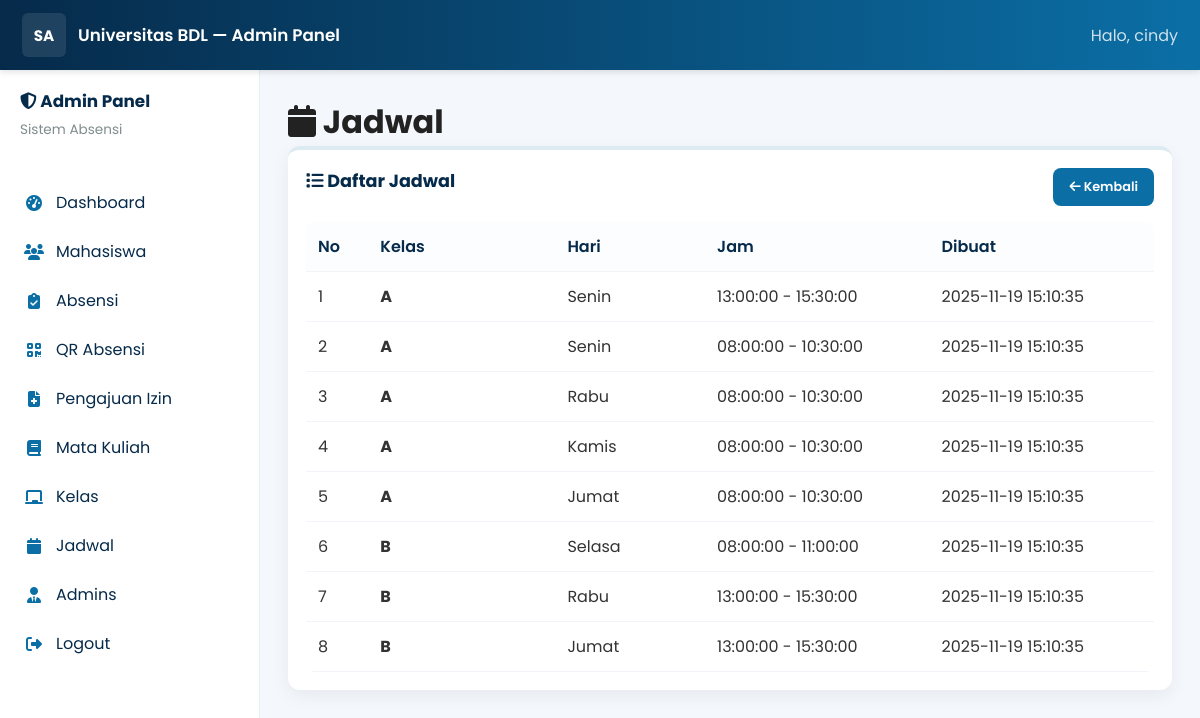
/public/admin/schedules.php (signed in), run on the app's committed database.
### tables this page shows
CREATE TABLE jadwal (
    id INT AUTO_INCREMENT PRIMARY KEY,
    id_kelas INT NOT NULL,
    hari ENUM('Senin','Selasa','Rabu','Kamis','Jumat','Sabtu') NOT NULL,
    jam_mulai TIME NOT NULL,
    jam_selesai TIME NOT NULL,
    lokasi_lat DOUBLE,
    lokasi_long DOUBLE,
    radius_meter INT DEFAULT 50,
    created_at TIMESTAMP DEFAULT CURRENT_TIMESTAMP,
    deleted_at TIMESTAMP NULL DEFAULT NULL,
    FOREIGN KEY (id_kelas) REFERENCES kelas(id) ON DELETE CASCADE,
    INDEX idx_kelas (id_kelas)
);

CREATE TABLE kelas (
    id INT AUTO_INCREMENT PRIMARY KEY,
    nama_kelas VARCHAR(10) NOT NULL,
    id_mk INT NOT NULL,
    created_at TIMESTAMP DEFAULT CURRENT_TIMESTAMP,
    deleted_at TIMESTAMP NULL DEFAULT NULL,
    FOREIGN KEY (id_mk) REFERENCES mata_kuliah(id) ON DELETE CASCADE,
    INDEX idx_mk (id_mk)
);

### public/admin/schedules.php (the view)
<?php
require_once __DIR__ . '/includes/header.php';
$res = $conn->query("SELECT j.id, k.nama_kelas, j.hari, j.jam_mulai, j.jam_selesai, j.created_at FROM jadwal j JOIN kelas k ON j.id_kelas = k.id WHERE j.deleted_at IS NULL ORDER BY k.nama_kelas, j.hari");
?>
            <h1><i class="fas fa-calendar"></i> Jadwal</h1>
            <div class="card">
                <div style="display: flex; justify-content: space-between; align-items: center; margin-bottom: 16px;">
                    <h2><i class="fas fa-list"></i> Daftar Jadwal</h2>
                    <a href="index.php" class="btn" style="font-size: 0.8rem;"><i class="fas fa-arrow-left"></i> Kembali</a>
                </div>
                <table>
                <thead><tr><th style="width: 50px;">No</th><th style="width: 150px;">Kelas</th><th style="width: 120px;">Hari</th><th style="width: 180px;">Jam</th><th style="width: 180px;">Dibuat</th></tr></thead>
                <tbody>
                <?php $i=1; if ($res): while($row = $res->fetch_assoc()): ?>
                <tr>
                <td><?php echo $i++; ?></td>
                <td><strong><?php echo htmlspecialchars($row['nama_kelas']); ?></strong></td>
                <td><?php echo htmlspecialchars($row['hari']); ?></td>
                <td><?php echo htmlspecialchars($row['jam_mulai'].' - '.$row['jam_selesai']); ?></td>
                <td><?php echo htmlspecialchars($row['created_at']); ?></td>
                </tr>
                <?php endwhile; else: ?>
                <tr><td colspan="5" style="text-align: center; color: var(--gray);">Tidak ada data jadwal.</td></tr>
                <?php endif; ?>
                </tbody></table>
            </div>
<?php require_once __DIR__ . '/includes/footer.php'; ?>

### public/admin/assets/css/admin.css (style rules this page uses)
:root { --primary: #062a4a; --secondary: #0b6fa6; --accent: #c49a6c; --success: #27ae60; --warning: #f39c12; --danger: #e74c3c; --light: #f4f7fb; --dark: #062a4a; --gray: #7f8c8d; }
* { margin: 0; padding: 0; box-sizing: border-box; font-family: 'Poppins', system-ui, -apple-system, 'Segoe UI', Roboto, 'Helvetica Neue', Arial; }
body { background-color: var(--light); color: #222; -webkit-font-smoothing: antialiased; }
.card { background: white; border-radius: 12px; box-shadow: 0 6px 18px rgba(10, 24, 40, 0.06); padding: 18px; transition: transform 0.18s ease, box-shadow 0.18s ease; border-top: 4px solid rgba(11, 111, 166, 0.14); }
.card h2 { font-size: 1.1rem; color: var(--dark); margin-bottom: 12px; }
table { border-collapse: collapse; width: 100%; background: white; border-radius: 8px; overflow: hidden; }
thead { background: #fbfdff; }
th { padding: 12px; text-align: left; font-weight: 600; color: var(--dark); border-bottom: 1px solid #f1f5f9; }
td { padding: 12px; border-bottom: 1px solid #f1f5f9; color: #333; }
.btn { display: inline-block; padding: 10px 16px; border-radius: 8px; background: var(--secondary); color: white; text-decoration: none; font-weight: 600; transition: all 0.3s ease; border: none; cursor: pointer; font-size: 0.9rem; }

### data on the page
jadwal: id_kelas.nama_kelas "A", hari "Senin", jam_mulai+jam_selesai "13:00:00 - 15:30:00", created_at "2025-11-19 15:10:35"
jadwal: id_kelas.nama_kelas "A", hari "Senin", jam_mulai+jam_selesai "08:00:00 - 10:30:00", created_at "2025-11-19 15:10:35"
jadwal: id_kelas.nama_kelas "A", hari "Rabu", jam_mulai+jam_selesai "08:00:00 - 10:30:00", created_at "2025-11-19 15:10:35"
jadwal: id_kelas.nama_kelas "A", hari "Kamis", jam_mulai+jam_selesai "08:00:00 - 10:30:00", created_at "2025-11-19 15:10:35"
jadwal: id_kelas.nama_kelas "A", hari "Jumat", jam_mulai+jam_selesai "08:00:00 - 10:30:00", created_at "2025-11-19 15:10:35"
jadwal: id_kelas.nama_kelas "B", hari "Selasa", jam_mulai+jam_selesai "08:00:00 - 11:00:00", created_at "2025-11-19 15:10:35"
jadwal: id_kelas.nama_kelas "B", hari "Rabu", jam_mulai+jam_selesai "13:00:00 - 15:30:00", created_at "2025-11-19 15:10:35"
jadwal: id_kelas.nama_kelas "B", hari "Jumat", jam_mulai+jam_selesai "13:00:00 - 15:30:00", created_at "2025-11-19 15:10:35"

### other printed values
admin_name() "cindy"
